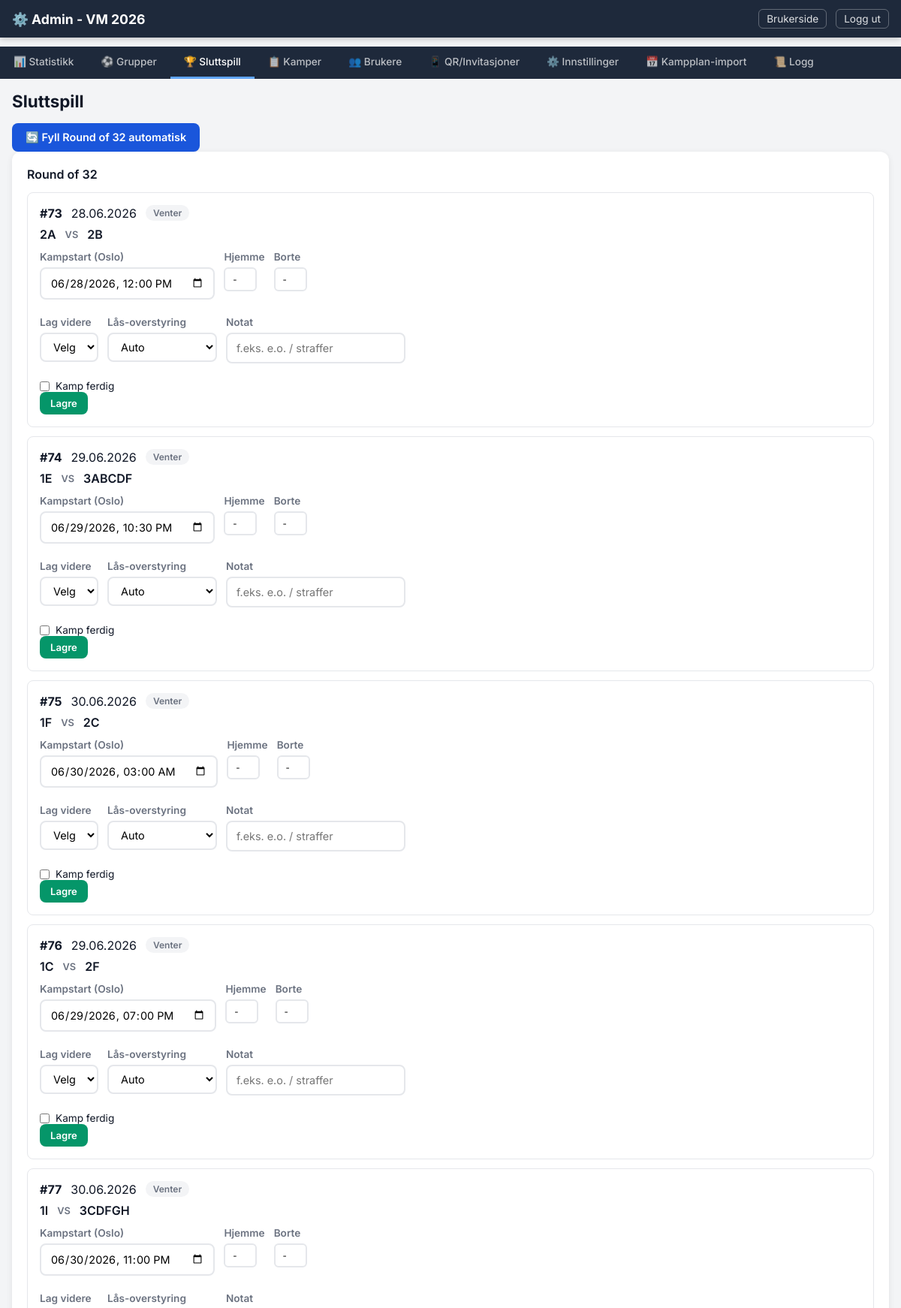
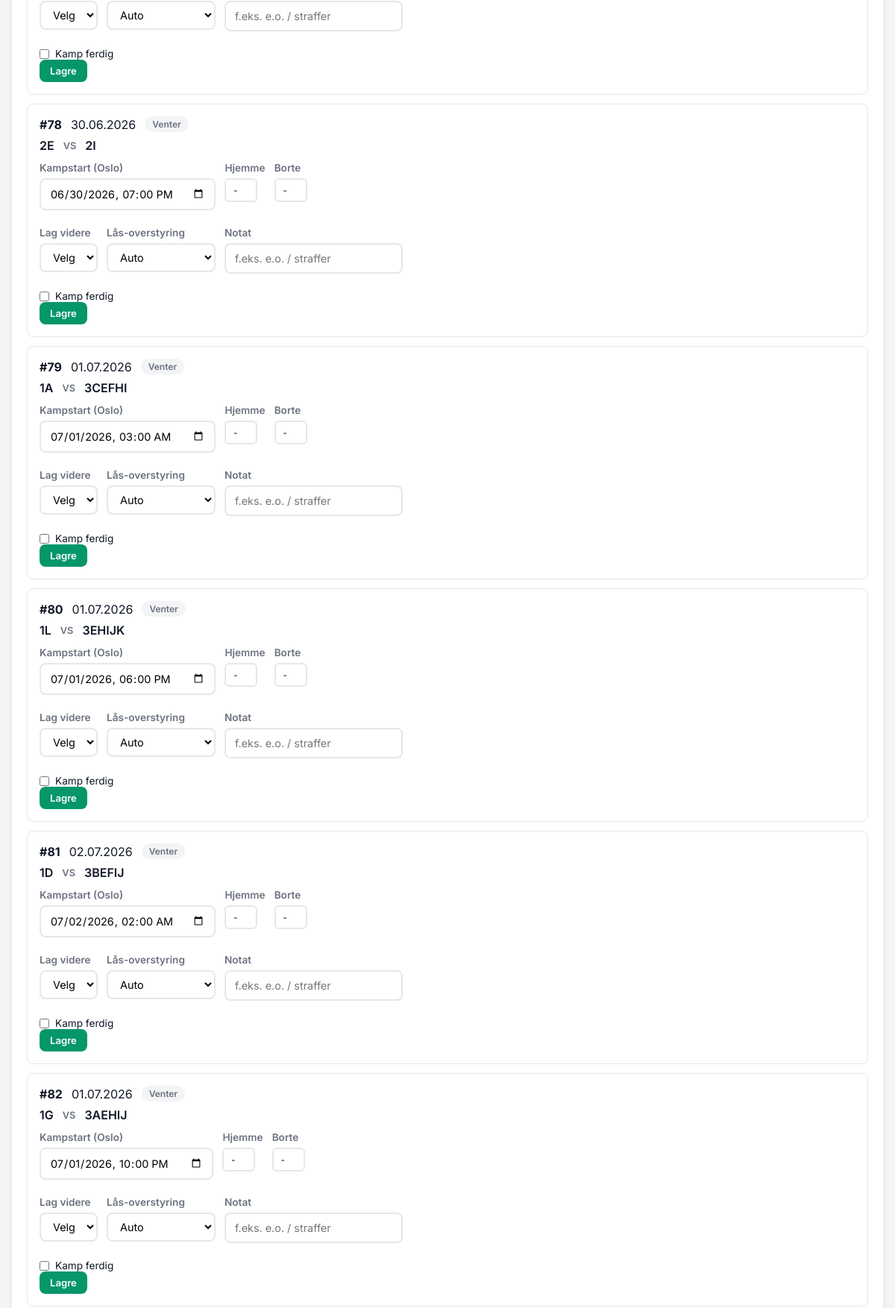
Screenshot of /admin/tab/knockout (signed in, upper part) with the database file from the repository (2 pictures, top to bottom).
### models.py (models this page shows, shortened)
class Match(db.Model):
    __tablename__ = "matches"
    id = db.Column(db.Integer, primary_key=True)
    match_number = db.Column(db.Integer, unique=True, nullable=False)
    phase = db.Column(db.String(20), nullable=False)  # group / knockout
    round_name = db.Column(db.String(30), nullable=False)  # group_stage, round_of_32, ...
    group_id = db.Column(db.Integer, db.ForeignKey("groups.id"), nullable=True)
    home_team_id = db.Column(db.Integer, db.ForeignKey("teams.id"), nullable=True)
    away_team_id = db.Column(db.Integer, db.ForeignKey("teams.id"), nullable=True)
    home_slot_source = db.Column(db.String(20), nullable=True)  # e.g. "1A", "W73"
    away_slot_source = db.Column(db.String(20), nullable=True)
    kickoff_at_utc = db.Column(db.DateTime, nullable=True)
    kickoff_timezone_source = db.Column(db.String(50), nullable=True)
    kickoff_at_oslo_cache = db.Column(db.String(30), nullable=True)
    local_timezone = db.Column(db.String(50), nullable=True)
    venue = db.Column(db.String(100), nullable=True)
    city = db.Column(db.String(100), nullable=True)
    country = db.Column(db.String(100), nullable=True)
    lock_at_utc = db.Column(db.DateTime, nullable=True)
    home_score = db.Column(db.Integer, nullable=True)
    away_score = db.Column(db.Integer, nullable=True)
    advanced_team_id = db.Column(db.Integer, db.ForeignKey("teams.id"), nullable=True)
    loser_team_id = db.Column(db.Integer, db.ForeignKey("teams.id"), nullable=True)
    result_note = db.Column(db.String(200), nullable=True)
    is_finished = db.Column(db.Boolean, default=False)
    is_locked = db.Column(db.Boolean, default=False)
    manual_lock_override = db.Column(db.Boolean, nullable=True)  # None=auto, True=force lock, False=force open
    group = db.relationship("Group", back_populates="matches")
    home_team = db.relationship("Team", foreign_keys=[home_team_id])
    away_team = db.relationship("Team", foreign_keys=[away_team_id])
    advanced_team = db.relationship("Team", foreign_keys=[advanced_team_id])
    loser_team = db.relationship("Team", foreign_keys=[loser_team_id])
    @property
    def effective_lock_at_utc(self):
        if self.lock_at_utc:
            return self.lock_at_utc
    @property
    def effective_locked(self):
        if self.manual_lock_override is True:
            return True
        if self.manual_lock_override is False:
            return False
        if self.is_locked:
            return True
        lock_at = self.effective_lock_at_utc
        if lock_at:
            return now_utc() >= lock_at
        return False
    @property
    def is_open_for_betting(self):
        if self.is_finished:
            return False
        if self.effective_locked:
            return False
        if self.phase == "knockout":
            if not self.home_team_id or not self.away_team_id:
                return False
            if not self.kickoff_at_utc:
                return False
        return True

### routes_admin.py (the view, shortened to what this page needs)
@admin_bp.route("/tab/<tab>")
def tab(tab):
    if not admin_required():
        return redirect(url_for("admin.login"))
    groups = Group.query.order_by(Group.name).all()
    teams = Team.query.order_by(Team.name).all()
    group_matches = Match.query.filter_by(phase="group").order_by(Match.match_number).all()
    knockout_matches = Match.query.filter_by(phase="knockout").order_by(Match.match_number).all()
    all_matches = Match.query.order_by(Match.match_number).all()
    users = User.query.order_by(User.created_at.desc()).all()
    invite_tokens = InviteToken.query.order_by(InviteToken.created_at.desc()).all()
    standings_by_group = {}
    for group in groups:
        st = GroupStanding.query.filter_by(group_id=group.id).all()
        if st:
            standings_by_group[group.id] = sorted(st, key=lambda s: s.rank or 99)
    comp_settings = {s.key: s.value for s in CompetitionSetting.query.all()}
    score_settings = {s.key: s.value for s in ScoreSetting.query.all()}
    prize_summary = get_prize_pool_summary()
    scoreboard = get_scoreboard()
    statistics = get_statistics()
    audit_logs = AdminAuditLog.query.order_by(AdminAuditLog.id.desc()).limit(200).all()
    return render_template("admin.html",
        active_tab=tab,
        groups=groups,
        teams=teams,
        group_matches=group_matches,
        knockout_matches=knockout_matches,
        all_matches=all_matches,
        users=users,
        invite_tokens=invite_tokens,
        standings_by_group=standings_by_group,
        comp_settings=comp_settings,
        prize_summary=prize_summary,
        score_settings=score_settings,
        default_scores=DEFAULT_SCORES,
        scoreboard=scoreboard,
        statistics=statistics,
        audit_logs=audit_logs,
    )

### models.py (called while the page is built)
def now_utc():
    return datetime.now(timezone.utc).replace(tzinfo=None)

    @property
    def rank(self):
        return self.manual_rank_override if self.manual_rank_override is not None else self.calculated_rank

    @classmethod
    def get(cls, key, default=None):
        row = cls.query.filter_by(key=key).first()
        if row:
            try:
                return int(row.value)
            except (ValueError, TypeError):
                return row.value
        return default

    @classmethod
    def get(cls, key, default=None):
        row = cls.query.filter_by(key=key).first()
        return row.value if row else default

### routes_admin.py (called while the page is built)
def admin_required():
    return session.get("admin_logged_in") is True

### scoring.py (called while the page is built)
def get_score_settings():
    settings = {}
    for k, v in DEFAULT_SCORES.items():
        settings[k] = ScoreSetting.get(k, v)
    return settings

def get_prize_pool_summary():
    raw_entry_fee = CompetitionSetting.get("entry_fee", "250")
    try:
        entry_fee = int(float(raw_entry_fee))
    except (ValueError, TypeError):
        entry_fee = 250
    entry_fee = max(0, entry_fee)
    participants = User.query.filter_by(is_active=True).count()
    gross_amount = participants * entry_fee
    admin_fee_percent = 9
    net_amount = gross_amount * (100 - admin_fee_percent) / 100.0
    if net_amount <= 0:
        prize_pool = 0
    else:
        prize_pool = int(math.ceil(net_amount / 25.0) * 25)
    return {
        "entry_fee": entry_fee,
        "participants": participants,
        "gross_amount": gross_amount,
        "admin_fee_percent": admin_fee_percent,
        "net_amount": int(round(net_amount)),
        "prize_pool": prize_pool,
    }

def calc_hub(home, away):
    if home > away:
        return "H"
    elif home == away:
        return "U"
    else:
        return "B"

def get_user_total_points(user_id):
    result = db.session.query(func.sum(ScoreCache.points)).filter_by(user_id=user_id).scalar()
    return result or 0

def get_user_score_breakdown(user_id):
    caches = ScoreCache.query.filter_by(user_id=user_id).all()
    breakdown = {k: 0 for k in SCORE_KEYS}
    for c in caches:
        if c.category in breakdown:
            breakdown[c.category] = c.points
    return breakdown

### templates/admin.html (shortened to what this page needs)
<!DOCTYPE html>
<html lang="no">
<head>
  <link rel="stylesheet" href="{{ url_for('static', filename='style.css') }}">
</head>
<body>
  <nav class="navbar admin-navbar">
    <div class="navbar-inner">
      <a href="{{ url_for('admin.tab', tab='groups') }}" class="navbar-brand">⚙️ Admin - VM 2026</a>
      <div class="navbar-links">
        <a href="{{ url_for('user.index') }}" class="nav-link-small">Brukerside</a>
        <a href="{{ url_for('admin.logout') }}" class="nav-link-small">Logg ut</a>
      </div>
    </div>
  </nav>
  <div class="admin-tab-bar">
    {% set tabs = [
      ('statistics', '📊 Statistikk'),
      ('groups', '⚽ Grupper'),
      ('knockout', '🏆 Sluttspill'),
      ('matches', '📋 Kamper'),
      ('users', '👥 Brukere'),
      ('qr', '📱 QR/Invitasjoner'),
      ('settings', '⚙️ Innstillinger'),
      ('schedule', '📅 Kampplan-import'),
      ('log', '📜 Logg'),
    ] %}
    {% for tab_id, tab_label in tabs %}
    <a href="{{ url_for('admin.tab', tab=tab_id) }}"
       class="admin-tab-link {% if active_tab == tab_id %}active{% endif %}">
      {{ tab_label }}
    </a>
    {% endfor %}
  </div>
  <main class="admin-main">
  {% if active_tab == 'knockout' %}
  <div class="admin-section">
    <h2>Sluttspill</h2>
    <form method="POST" action="{{ url_for('admin.trigger_fill_round_of_32') }}">
      <button type="submit" class="btn btn-primary">🔄 Fyll Round of 32 automatisk</button>
    </form>
    {% set round_order = ['round_of_32', 'round_of_16', 'quarter_final', 'semi_final', 'third_place', 'final'] %}
    {% set round_labels = {
      'round_of_32': 'Round of 32',
      'round_of_16': 'Åttendedelsfinale',
      'quarter_final': 'Kvartfinale',
      'semi_final': 'Semifinale',
      'third_place': 'Bronsefinale',
      'final': '🏆 Finale'
    } %}
    {% for rn in round_order %}
    {% set rn_matches = knockout_matches | selectattr('round_name', 'equalto', rn) | list %}
    {% if rn_matches %}
    <div class="admin-card">
      <h3>{{ round_labels.get(rn, rn) }}</h3>
      {% for match in rn_matches %}
      <div class="admin-knockout-card">
        <div class="match-header-row">
          <strong>#{{ match.match_number }}</strong>
          {% if match.kickoff_at_utc %}<span>{{ match.kickoff_at_utc | oslo_time }}</span>{% endif %}
          <span class="status-badge {% if match.is_finished %}badge-finished{% elif match.effective_locked %}badge-locked{% elif match.is_open_for_betting %}badge-open{% else %}badge-waiting{% endif %}">
            {% if match.is_finished %}Ferdig{% elif match.effective_locked %}Låst{% elif match.is_open_for_betting %}Åpen{% else %}Venter{% endif %}
          </span>
        </div>
        <div class="teams-row">
          <span>{{ match.home_team.name if match.home_team else (match.home_slot_source or 'TBD') }}</span>
          <span class="vs-text">VS</span>
          <span>{{ match.away_team.name if match.away_team else (match.away_slot_source or 'TBD') }}</span>
        </div>
        <form method="POST" action="{{ url_for('admin.save_knockout_result', match_id=match.id) }}" class="result-form-ko">
          <div class="form-row">
            <div class="form-group">
              <label>Kampstart (Oslo)</label>
              <input type="datetime-local" name="kickoff_at_oslo"
                value="{{ match.kickoff_at_oslo_cache.replace(' ', 'T') if match.kickoff_at_oslo_cache else '' }}"
                class="form-input">
            </div>
            <div class="form-group">
              <label>Hjemme</label>
              <input type="number" name="home_score" value="{{ match.home_score if match.home_score is not none else '' }}"
                min="0" max="20" placeholder="-" class="score-mini">
            </div>
            <div class="form-group">
              <label>Borte</label>
              <input type="number" name="away_score" value="{{ match.away_score if match.away_score is not none else '' }}"
                min="0" max="20" placeholder="-" class="score-mini">
            </div>
          </div>
          <div class="form-row">
            <div class="form-group">
              <label>Lag videre</label>
              <select name="advanced_team_id" class="form-select">
                <option value="">Velg</option>
              </select>
            </div>
            <div class="form-group">
              <label>Lås-overstyring</label>
              <select name="manual_lock_override" class="form-select">
                <option value="">Auto</option>
              </select>
            </div>
            <div class="form-group">
              <label>Notat</label>
              <input type="text" name="result_note" value="{{ match.result_note or '' }}" class="form-input" placeholder="f.eks. e.o. / straffer">
            </div>
          </div>
          <label class="checkbox-label">
            <input type="checkbox" name="is_finished" value="1" {% if match.is_finished %}checked{% endif %}> Kamp ferdig
          </label>
          <button type="submit" class="btn btn-sm btn-save">Lagre</button>
        </form>
      </div>
      {% endfor %}
    </div>
    {% endif %}
    {% endfor %}
  </div>
  {% endif %}
  </main>
</body>
</html>

### static/style.css (style rules this page uses)
:root { --primary: #1a56db; --primary-dark: #1239a6; --secondary: #6b7280; --success: #059669; --danger: #dc2626; --warning: #d97706; --bg: #f3f4f6; --card-bg: #ffffff; --text: #111827; --text-light: #6b7280; --border: #e5e7eb; --radius: 12px; --radius-sm: 8px; --shadow: 0 2px 8px rgba(0,0,0,0.08); --shadow-lg: 0 4px 24px rgba(0,0,0,0.12); --font: 'Inter', -apple-system, BlinkMacSystemFont, sans-serif; }
* { box-sizing: border-box; margin: 0; padding: 0; }
body { font-family: var(--font); background: var(--bg); color: var(--text); min-height: 100vh; }
.navbar { background: var(--primary); color: white; position: sticky; top: 0; z-index: 100; box-shadow: 0 2px 8px rgba(0,0,0,0.2); }
.admin-navbar { background: #1e293b; }
.navbar-inner { max-width: 1200px; margin: 0 auto; display: flex; justify-content: space-between; align-items: center; padding: 12px 16px; }
.navbar-brand { color: white; text-decoration: none; font-size: 1.1rem; font-weight: 700; }
.navbar-links { display: flex; gap: 12px; }
.nav-link-small { color: rgba(255,255,255,0.85); text-decoration: none; font-size: 0.85rem; padding: 4px 10px; border: 1px solid rgba(255,255,255,0.3); border-radius: 6px; transition: background 0.2s; }
.admin-tab-bar { display: flex; background: #1e293b; overflow-x: auto; scrollbar-width: none; position: sticky; top: 52px; z-index: 90; }
.admin-tab-link { padding: 12px 18px; color: rgba(255,255,255,0.7); text-decoration: none; font-size: 0.85rem; font-weight: 500; white-space: nowrap; border-bottom: 3px solid transparent; transition: all 0.2s; }
.admin-tab-link.active { color: white; border-bottom-color: #60a5fa; }
main { max-width: 1200px; margin: 0 auto; padding: 16px; }
.admin-main { max-width: 1200px; margin: 0 auto; padding: 16px; }
.admin-card, .stats-card, .breakdown-card, .scoreboard-card { background: var(--card-bg); border-radius: var(--radius); padding: 20px; margin-bottom: 16px; box-shadow: var(--shadow); }
.admin-card h3, .stats-card h3, .breakdown-card h3, .scoreboard-card h3 { font-size: 1rem; font-weight: 600; margin-bottom: 14px; color: var(--text); }
.form-group { display: flex; flex-direction: column; gap: 6px; margin-bottom: 12px; }
.form-group label { font-size: 0.85rem; font-weight: 600; color: var(--text-light); }
.form-input { padding: 10px 12px; border: 2px solid var(--border); border-radius: var(--radius-sm); font-size: 0.9rem; font-family: var(--font); transition: border-color 0.2s; background: white; }
.form-select { padding: 8px 12px; border: 2px solid var(--border); border-radius: var(--radius-sm); font-size: 0.9rem; font-family: var(--font); background: white; cursor: pointer; }
.checkbox-label { display: flex; align-items: center; gap: 8px; font-size: 0.85rem; cursor: pointer; }
.btn { padding: 10px 18px; border: none; border-radius: var(--radius-sm); font-size: 0.9rem; font-weight: 600; cursor: pointer; text-decoration: none; display: inline-block; transition: all 0.2s; font-family: var(--font); }
.btn-primary { background: var(--primary); color: white; }
.btn-save { background: var(--success); color: white; }
.btn-sm { padding: 7px 14px; font-size: 0.82rem; }
.admin-section h2 { font-size: 1.4rem; font-weight: 700; margin-bottom: 16px; }
.score-mini { width: 44px; text-align: center; padding: 6px; border: 2px solid var(--border); border-radius: 6px; font-size: 0.9rem; font-weight: 700; }
.admin-knockout-card { border: 1px solid var(--border); border-radius: var(--radius-sm); padding: 16px; margin-bottom: 12px; }
.match-header-row { display: flex; gap: 12px; align-items: center; margin-bottom: 8px; flex-wrap: wrap; }
.teams-row { display: flex; gap: 12px; align-items: center; margin-bottom: 12px; font-weight: 600; }
.vs-text { color: var(--text-light); font-size: 0.8rem; }
.form-row { display: flex; gap: 12px; flex-wrap: wrap; margin-bottom: 10px; }
.status-badge { padding: 3px 10px; border-radius: 12px; font-size: 0.75rem; font-weight: 600; }
.badge-waiting { background: var(--bg); color: var(--text-light); }

### rows the page displays
Match: match_number "73", kickoff_at_utc|oslo_time "28.06.2026", is_locked "Venter", home_team "2A", away_team "2B", kickoff_at_oslo "06/28/2026 12:00"
Match: match_number "74", kickoff_at_utc|oslo_time "29.06.2026", is_locked "Venter", home_team "1E", away_team "3ABCDF", kickoff_at_oslo "06/29/2026 22:30"
Match: match_number "75", kickoff_at_utc|oslo_time "30.06.2026", is_locked "Venter", home_team "1F", away_team "2C", kickoff_at_oslo "06/30/2026 03:00"
Match: match_number "76", kickoff_at_utc|oslo_time "29.06.2026", is_locked "Venter", home_team "1C", away_team "2F", kickoff_at_oslo "06/29/2026 19:00"
Match: match_number "77", kickoff_at_utc|oslo_time "30.06.2026", is_locked "Venter", home_team "1I", away_team "3CDFGH", kickoff_at_oslo "06/30/2026 23:00"
Match: match_number "78", kickoff_at_utc|oslo_time "30.06.2026", is_locked "Venter", home_team "2E", away_team "2I", kickoff_at_oslo "06/30/2026 19:00"
Match: match_number "79", kickoff_at_utc|oslo_time "01.07.2026", is_locked "Venter", home_team "1A", away_team "3CEFHI", kickoff_at_oslo "07/01/2026 03:00"
Match: match_number "80", kickoff_at_utc|oslo_time "01.07.2026", is_locked "Venter", home_team "1L", away_team "3EHIJK", kickoff_at_oslo "07/01/2026 18:00"
Match: match_number "81", kickoff_at_utc|oslo_time "02.07.2026", is_locked "Venter", home_team "1D", away_team "3BEFIJ", kickoff_at_oslo "07/02/2026 02:00"
Match: match_number "82", kickoff_at_utc|oslo_time "01.07.2026", is_locked "Venter", home_team "1G", away_team "3AEHIJ", kickoff_at_oslo "07/01/2026 22:00"

### other values shown
{{ tab_label }} "📊 Statistikk" "⚽ Grupper" "🏆 Sluttspill" "📋 Kamper" "👥 Brukere" "📱 QR/Invitasjoner" "⚙️ Innstillinger" "📅 Kampplan-import" "📜 Logg"
{{ round_labels.get(rn, rn) }} "Round of 32"
